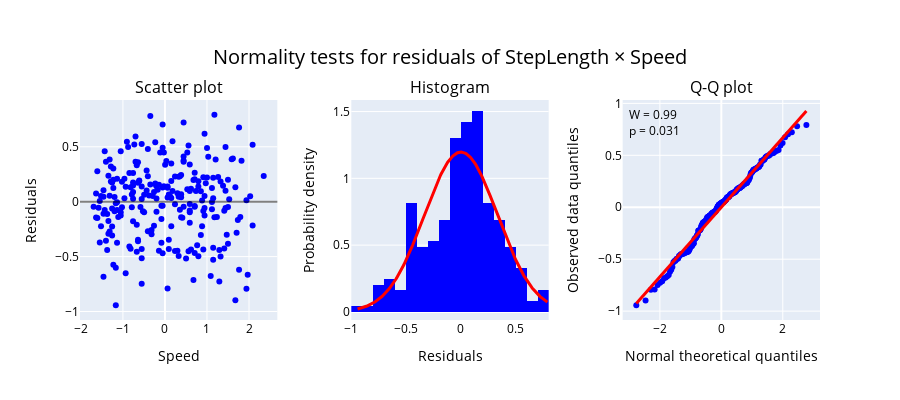

Source (notebook cell):
### Code cell
plot_residuals(fit=fit_re[1], kind='marginal', xlabel= 'Speed', ylabel='StepLength',
               hover=('Subject', df2['Subject']));

### Figure 1 — Plotly figure (JSON) as saved in the notebook; plotly's stock layout.template omitted (floating-point values rounded to 4 significant figures; data arrays with more than 128 entries replaced by an {"elided": "..."} marker saying what was removed)
{"data": [{"customdata": {"elided": "246 int values"}, "hovertemplate": "<b>Subject: %{customdata}</b> <br>Speed: %{x} <br>Residual: %{y} ", "marker": {"color": "blue"}, "mode": "markers", "name": "", "type": "scatter", "x": {"elided": "246 float values"}, "xaxis": "x", "y": {"elided": "246 float values"}, "yaxis": "y"}, {"histnorm": "probability density", "marker": {"color": "blue"}, "name": "", "type": "histogram", "x": {"elided": "246 float values"}, "xaxis": "x2", "yaxis": "y2"}, {"line": {"color": "red", "width": 3}, "mode": "lines", "name": "", "type": "scatter", "x": {"elided": "500 float values"}, "xaxis": "x2", "y": {"elided": "500 float values"}, "yaxis": "y2"}, {"marker": {"color": "blue"}, "mode": "markers", "name": "", "type": "scatter", "x": {"elided": "246 float values"}, "xaxis": "x3", "y": {"elided": "246 float values"}, "yaxis": "y3"}, {"line": {"color": "red", "width": 3}, "mode": "lines", "name": "", "type": "scatter", "x": [-2.769, 2.769], "xaxis": "x3", "y": [-0.9266, 0.9266], "yaxis": "y3"}], "layout": {"annotations": [{"font": {"size": 16}, "showarrow": false, "text": "Scatter plot", "x": 0.1333, "xanchor": "center", "xref": "paper", "y": 1, "yanchor": "bottom", "yref": "paper"}, {"font": {"size": 16}, "showarrow": false, "text": "Histogram", "x": 0.5, "xanchor": "center", "xref": "paper", "y": 1, "yanchor": "bottom", "yref": "paper"}, {"font": {"size": 16}, "showarrow": false, "text": "Q-Q plot", "x": 0.8667, "xanchor": "center", "xref": "paper", "y": 1, "yanchor": "bottom", "yref": "paper"}, {"align": "left", "showarrow": false, "text": "W = 0.99<br>p = 0.031", "valign": "top", "x": 0.02, "xref": "x3 domain", "y": 0.98, "yref": "y3 domain"}], "font": {"color": "black"}, "height": 400, "shapes": [{"line": {"color": "rgba(0,0,0,.5)", "width": 2}, "type": "line", "x0": 0, "x1": 1, "xref": "x domain", "y0": 0, "y1": 0, "yref": "y"}], "showlegend": false, "title": {"font": {"size": 20}, "text": "Normality tests for residuals of StepLength &times; Speed", "x": 0.5, "xanchor": "center", "yanchor": "top"}, "xaxis": {"anchor": "y", "domain": [0, 0.2667], "title": {"text": "Speed"}}, "xaxis2": {"anchor": "y2", "domain": [0.3667, 0.6333], "title": {"text": "Residuals"}}, "xaxis3": {"anchor": "y3", "domain": [0.7333, 1], "title": {"text": "Normal theoretical quantiles"}}, "yaxis": {"anchor": "x", "domain": [0, 1], "title": {"text": "Residuals"}}, "yaxis2": {"anchor": "x2", "domain": [0, 1], "title": {"text": "Probability density"}}, "yaxis3": {"anchor": "x3", "domain": [0, 1], "title": {"text": "Observed data quantiles"}}}}
